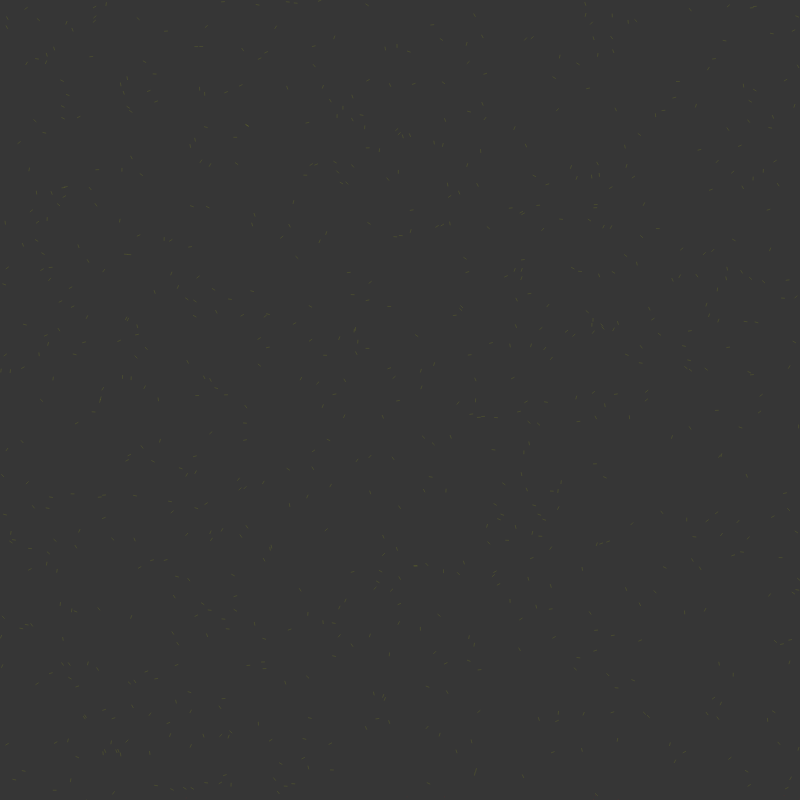
Frame 1 (no input)
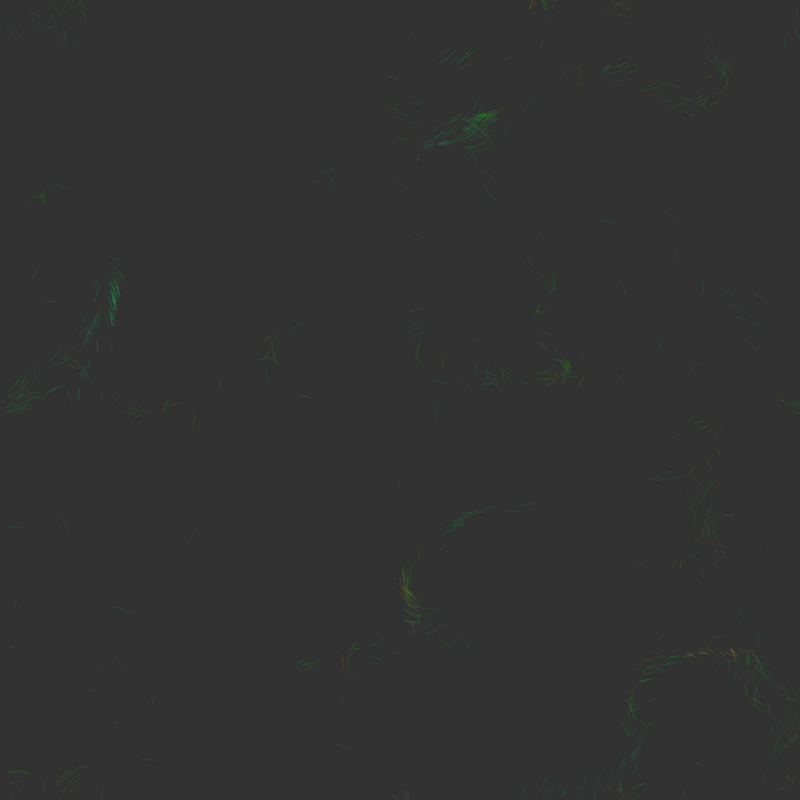
Frame 60 (no input)
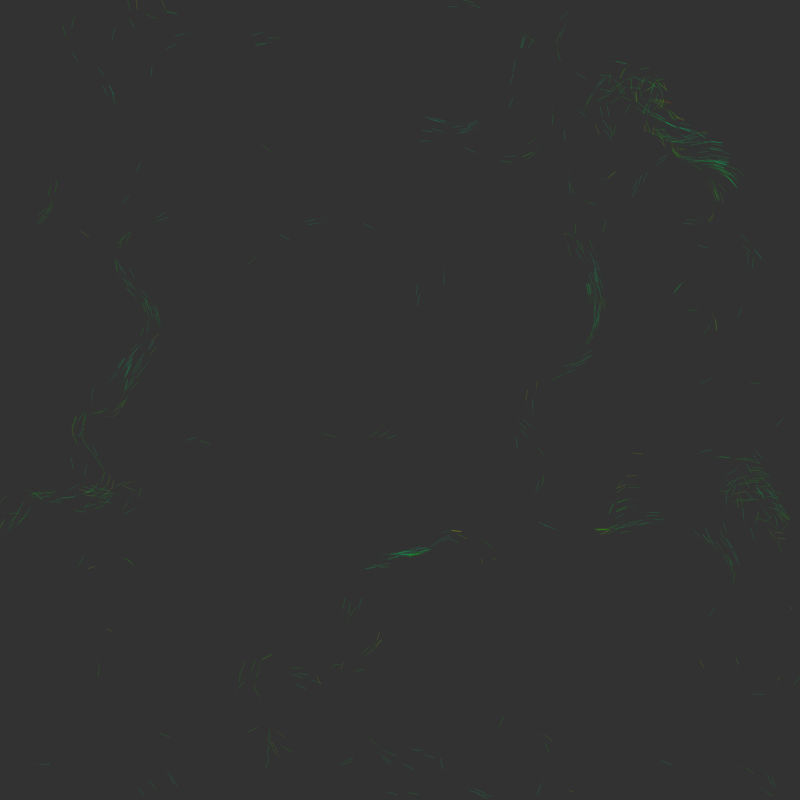
Frame 120 (the mouse pressed at the canvas centre since frame 60)

The p5.js sketch that drew these frames (run headless with seeded random() and noise() and a simulated clock; from frame 60 on, the mouse is pressed at the canvas centre):

// p5.js sketch
// ── sketch.js
let fr = 30;
let inc = 0.1;
let scl = 15;
let cols, rows, totalCount;

let xoff,
  yoff,
  zoff = 0;

let particles = [];

let flowfield;

function setup() {
  frameRate(fr);
  let cnv = createCanvas(800, 800);
  let x = (windowWidth - width) / 2;
  let y = (windowHeight - height) / 2;
  cnv.position(x, y);
  
  colorMode(HSB, 255);
  cols = floor(width / scl);
  rows = floor(height / scl);
  totalCount = cols * rows;

  background(70);

  flowfield = new Array(totalCount);

  for (var i = 0; i < sqrt(width * height); i++) {
    particles[i] = new Particle();
  }
}

function draw() {
  background(50, 200);
  for (let y = 0; y < rows; y++) {
    yoff = y * inc;
    for (let x = 0; x < cols; x++) {
      xoff = x * inc;
      let index = x + y * cols;
      let angle = noise(xoff, yoff, zoff) * TWO_PI * 4;
      let v = p5.Vector.fromAngle(angle);
      v.setMag(3);
      flowfield[index] = v;
    }

    zoff += 0.0003;
  }

  particles.forEach(function (p) {
    p.follow(flowfield);
    p.update();
    p.edges();
    p.show();
  });
}

// ── particle.js
function Particle() {
  this.pos = createVector(random(width), random(height));
  this.vel = createVector(0, 0);
  this.acc = createVector(0, 0);
  this.maxspeed = 10;

  this.prevPos = this.pos.copy();

  this.update = function () {
    this.vel.mult(0.75);
    this.vel.add(this.acc);
    this.vel.limit(this.maxspeed);
    this.pos.add(this.vel);
    this.acc.mult(0.6);
  };

  this.follow = function (vectors) {
    let x = floor(this.pos.x / scl);
    let y = floor(this.pos.y / scl);
    let index = floor(x + y * cols);
    let force = vectors[index];
    this.applyForce(force);
  };

  this.applyForce = function (force) {
    this.acc.add(force);
  };

  this.show = function () {
    stroke((this.acc.mag() / this.maxspeed) * 255, 255, 255, 25);
    strokeWeight(1);
    line(this.pos.x, this.pos.y, this.prevPos.x, this.prevPos.y);
    this.updatePrev();
  };

  this.updatePrev = function () {
    this.prevPos.x = this.pos.x;
    this.prevPos.y = this.pos.y;
  };

  this.edges = function () {
    if (this.pos.x > width) {
      this.pos.x = 0;
      this.updatePrev();
    }
    if (this.pos.x < 0) {
      this.pos.x = width;
      this.updatePrev();
    }
    if (this.pos.y > height) {
      this.pos.y = 0;
      this.updatePrev();
    }
    if (this.pos.y < 0) {
      this.pos.y = height;
      this.updatePrev();
    }
  };
}
